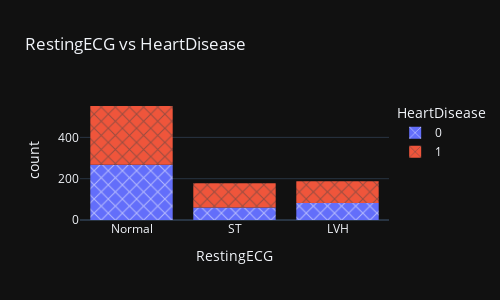

Notebook code cell kept with this figure:
### Code cell
fig = px.histogram(data_frame = df,
             x = "RestingECG",
             color="HeartDisease", title="RestingECG vs HeartDisease",
             pattern_shape_sequence=['x'],template='plotly_dark', width=500,height=300)

fig.show()

### Figure 1 — Plotly figure (JSON) as saved in the notebook; plotly's stock layout.template omitted (floating-point values rounded to 4 significant figures; data arrays with more than 128 entries replaced by an {"elided": "..."} marker saying what was removed)
{"data": [{"alignmentgroup": "True", "bingroup": "x", "hovertemplate": "HeartDisease=0<br>RestingECG=%{x}<br>count=%{y}<extra></extra>", "legendgroup": "0", "marker": {"color": "#636efa", "pattern": {"shape": "x"}}, "name": "0", "offsetgroup": "0", "orientation": "v", "showlegend": true, "type": "histogram", "x": {"elided": "410 str values"}, "xaxis": "x", "yaxis": "y"}, {"alignmentgroup": "True", "bingroup": "x", "hovertemplate": "HeartDisease=1<br>RestingECG=%{x}<br>count=%{y}<extra></extra>", "legendgroup": "1", "marker": {"color": "#EF553B", "pattern": {"shape": "x"}}, "name": "1", "offsetgroup": "1", "orientation": "v", "showlegend": true, "type": "histogram", "x": {"elided": "508 str values"}, "xaxis": "x", "yaxis": "y"}], "layout": {"barmode": "relative", "height": 300, "legend": {"title": {"text": "HeartDisease"}, "tracegroupgap": 0}, "title": {"text": "RestingECG vs HeartDisease"}, "width": 500, "xaxis": {"anchor": "y", "domain": [0, 1], "title": {"text": "RestingECG"}}, "yaxis": {"anchor": "x", "domain": [0, 1], "title": {"text": "count"}}}}
